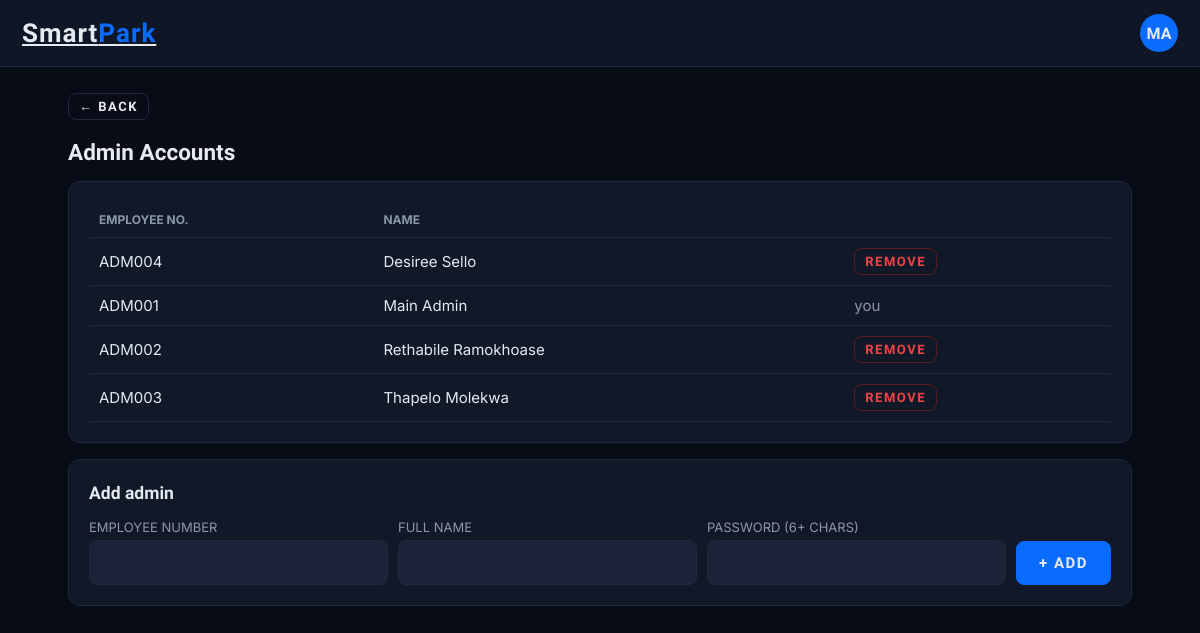
Screenshot of /admin-panel/admins/ (signed in) with the database file from the repository.
### parking/models.py (models this page shows, shortened)
class Admin(AbstractBaseUser, PermissionsMixin):
    employee_number = models.CharField(max_length=30, unique=True)
    full_name = models.CharField(max_length=120)
    is_active = models.BooleanField(default=True)
    is_staff = models.BooleanField(default=True)
    USERNAME_FIELD = 'employee_number'
    REQUIRED_FIELDS = ['full_name']
    objects = AdminManager()
    def initials(self):                                         # letters shown in the avatar at the top right
        return ''.join(w[0] for w in self.full_name.split())[:2].upper() or '?'

### parking/views.py (the view)
# urls.py: path('admin-panel/admins/', v.admins, name='admins'),
@login_required
def admins(request):
    return render(request, 'parking/admins.html', {'admins': Admin.objects.order_by('full_name')})

### parking/context_processors.py (called while the page is built)
def maintenance(request):
    items = [e.display_name for e in Entrance.objects.exclude(status=OPEN)] + [l.name for l in Level.objects.exclude(status=OPEN)]
    count = Slot.objects.filter(status=MAINTENANCE).count()
    if count:
        items.append(f'{count} individual slot(s)')
    return {'maintenance_items': items}

### parking/templates/parking/admins.html
{% extends "parking/base.html" %}{% block content %}
<a class="btn sm backrow" href="{% url 'dashboard' %}">← Back</a><h2>Admin Accounts</h2>
<div class="panel sc"><table><tr><th>Employee no.</th><th>Name</th><th></th></tr>
{% for a in admins %}<tr><td>{{ a.employee_number }}</td><td>{{ a.full_name }}</td><td>
{% if a == user %}<span class="mut">you</span>{% else %}<form class="inline" method="post" action="{% url 'admin_remove' a.pk %}">{% csrf_token %}<button class="btn sm dng">Remove</button></form>{% endif %}</td></tr>{% endfor %}</table></div>
<div class="panel"><h3>Add admin</h3><form method="post" action="{% url 'admin_add' %}" class="inl">{% csrf_token %}
<div><label>Employee number</label><input name="employee_number" required></div><div><label>Full name</label><input name="full_name" required></div>
<div><label>Password (6+ chars)</label><input name="password" type="password" required></div><button class="btn pri">+ Add</button></form></div>{% endblock %}

### parking/templates/parking/base.html (shortened to what this page needs)
{% load static %}<!DOCTYPE html>
<html lang="en"><head><meta charset="utf-8"><meta name="viewport" content="width=device-width, initial-scale=1">
<link rel="stylesheet" href="{% static 'parking/style.css' %}"></head>
<body>
<header>
  <a class="logo" href="{% url 'home' %}">Smart<b>Park</b></a>
  {% if user.is_authenticated %}
  <details class="menu"><summary class="av">{{ user.initials }}</summary>
      </details>
  {% else %}<a class="btn sm" href="{% url 'admin_login' %}">Admin</a>{% endif %}
</header>
<main>
  {% block content %}{% endblock %}
</main></body></html>

### parking/static/parking/style.css (style rules this page uses)
:root { --bg:#080c16;--card:#111827;--line:#1e293b;--tx:#e5e9f0;--mut:#8b97ab;--blue:#0a6cff;--grn:#22c55e;--red:#ef4444;--amb:#f59e0b }
* { box-sizing:border-box }
html,body { margin:0;background:var(--bg);color:var(--tx);font:15px Inter,system-ui,sans-serif }
a { color:inherit;text-decoration:none }
header { display:flex;justify-content:space-between;align-items:center;padding:14px 22px;background:#0f1626;border-bottom:1px solid var(--line);position:relative }
.logo { font:700 26px Rajdhani,sans-serif;letter-spacing:1px;text-decoration:underline }
.logo b { color:var(--blue) }
main { max-width:1100px;margin:0 auto;padding:26px 18px 60px }
h1,h2,h3 { font-family:Rajdhani,sans-serif;margin:.2em 0 }
.mut { color:var(--mut) }
.btn { display:inline-block;background:transparent;color:var(--tx);border:1px solid var(--line);border-radius:8px;padding:12px 22px;font:700 15px Rajdhani,sans-serif;letter-spacing:1.5px;cursor:pointer;text-transform:uppercase }
.pri { background:var(--blue);border-color:var(--blue) }
.sm { padding:5px 10px;font-size:13px }
.dng { color:var(--red);border-color:#5b1b1b }
.panel { background:var(--card);border:1px solid var(--line);border-radius:12px;padding:20px;margin:16px 0 }
input,select { background:#1a2338;border:1px solid var(--line);color:var(--tx);border-radius:8px;padding:12px;font:inherit;width:100% }
label { display:block;margin:12px 0 5px;color:var(--mut);font-size:13px;text-transform:uppercase }
.inl { display:flex;gap:10px;flex-wrap:wrap;align-items:end }
.inl>div { flex:1;min-width:130px }
form.inline { display:inline }
table { width:100%;border-collapse:collapse }
th,td { padding:10px;border-bottom:1px solid var(--line);text-align:left }
th { color:var(--mut);font-size:12px;text-transform:uppercase }
.sc { overflow-x:auto }
details.menu summary { list-style:none }
.av { width:38px;height:38px;border-radius:50%;background:var(--blue);display:grid;place-items:center;font:700 16px Rajdhani;cursor:pointer }
.backrow { margin-bottom:14px }

### rows the page displays
Admin: initials "MA", employee_number "ADM001", full_name "Main Admin", shows "you"
Admin: employee_number "ADM004", full_name "Desiree Sello", shows "REMOVE"
Admin: employee_number "ADM002", full_name "Rethabile Ramokhoase", shows "REMOVE"
Admin: employee_number "ADM003", full_name "Thapelo Molekwa", shows "REMOVE"
